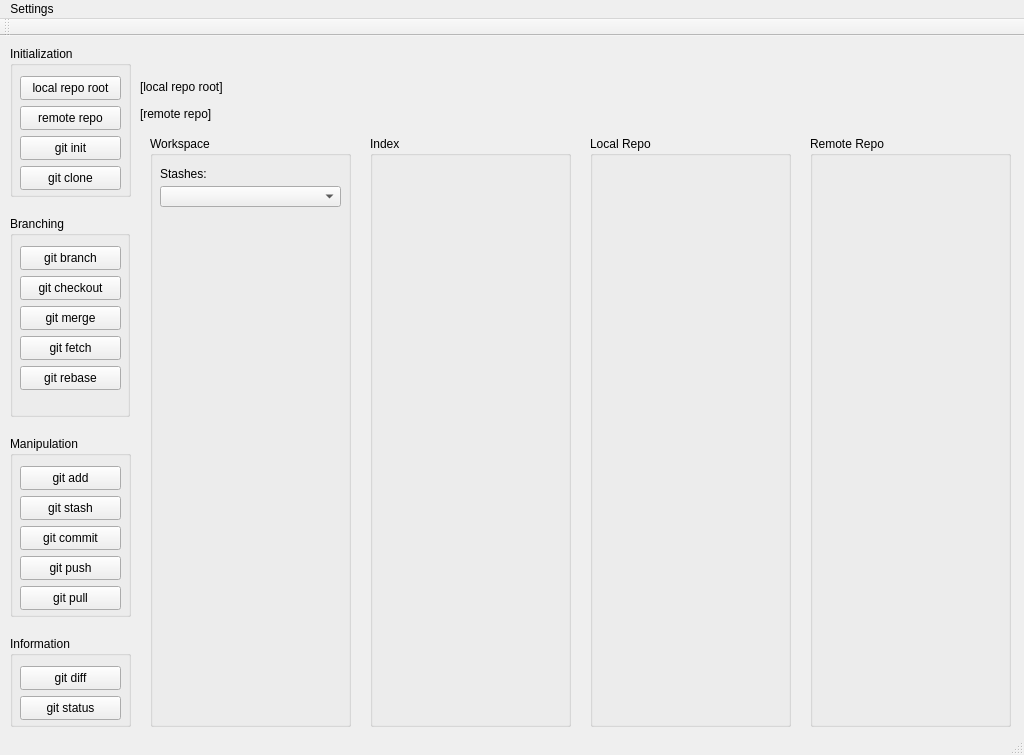
<?xml version="1.0" encoding="UTF-8"?>
<ui version="4.0">
 <class>MainWindow</class>
 <widget class="QMainWindow" name="MainWindow">
  <property name="geometry">
   <rect>
    <x>0</x>
    <y>0</y>
    <width>1024</width>
    <height>755</height>
   </rect>
  </property>
  <property name="windowTitle">
   <string>MainWindow</string>
  </property>
  <widget class="QWidget" name="centralWidget">
   <widget class="QLabel" name="label_git_root">
    <property name="geometry">
     <rect>
      <x>140</x>
      <y>43</y>
      <width>811</width>
      <height>16</height>
     </rect>
    </property>
    <property name="text">
     <string>[local repo root]</string>
    </property>
   </widget>
   <widget class="QGroupBox" name="grpBox_workspace">
    <property name="geometry">
     <rect>
      <x>150</x>
      <y>100</y>
      <width>201</width>
      <height>591</height>
     </rect>
    </property>
    <property name="title">
     <string>Workspace</string>
    </property>
    <widget class="QGroupBox" name="groupBox_2">
     <property name="geometry">
      <rect>
       <x>250</x>
       <y>0</y>
       <width>221</width>
       <height>411</height>
      </rect>
     </property>
     <property name="title">
      <string>Workspace</string>
     </property>
    </widget>
    <widget class="QComboBox" name="comboBox_stash">
     <property name="geometry">
      <rect>
       <x>10</x>
       <y>50</y>
       <width>181</width>
       <height>21</height>
      </rect>
     </property>
    </widget>
    <widget class="QLabel" name="label_stashes">
     <property name="geometry">
      <rect>
       <x>10</x>
       <y>30</y>
       <width>181</width>
       <height>16</height>
      </rect>
     </property>
     <property name="text">
      <string>Stashes:</string>
     </property>
    </widget>
   </widget>
   <widget class="QGroupBox" name="grpBox_index">
    <property name="geometry">
     <rect>
      <x>370</x>
      <y>100</y>
      <width>201</width>
      <height>591</height>
     </rect>
    </property>
    <property name="title">
     <string>Index</string>
    </property>
   </widget>
   <widget class="QGroupBox" name="grpBox_local_repo">
    <property name="geometry">
     <rect>
      <x>590</x>
      <y>100</y>
      <width>201</width>
      <height>591</height>
     </rect>
    </property>
    <property name="title">
     <string>Local Repo</string>
    </property>
   </widget>
   <widget class="QGroupBox" name="grpBox_remote_repo">
    <property name="geometry">
     <rect>
      <x>810</x>
      <y>100</y>
      <width>201</width>
      <height>591</height>
     </rect>
    </property>
    <property name="title">
     <string>Remote Repo</string>
    </property>
   </widget>
   <widget class="QGroupBox" name="grpBox_initialization">
    <property name="geometry">
     <rect>
      <x>10</x>
      <y>10</y>
      <width>121</width>
      <height>151</height>
     </rect>
    </property>
    <property name="title">
     <string>Initialization</string>
    </property>
    <widget class="QPushButton" name="btn_choose_git_root">
     <property name="geometry">
      <rect>
       <x>10</x>
       <y>30</y>
       <width>101</width>
       <height>24</height>
      </rect>
     </property>
     <property name="text">
      <string>local repo root</string>
     </property>
    </widget>
    <widget class="QPushButton" name="btn_git_init">
     <property name="geometry">
      <rect>
       <x>10</x>
       <y>90</y>
       <width>101</width>
       <height>24</height>
      </rect>
     </property>
     <property name="text">
      <string>git init</string>
     </property>
    </widget>
    <widget class="QPushButton" name="btn_git_clone">
     <property name="geometry">
      <rect>
       <x>10</x>
       <y>120</y>
       <width>101</width>
       <height>24</height>
      </rect>
     </property>
     <property name="text">
      <string>git clone</string>
     </property>
    </widget>
    <widget class="QPushButton" name="btn_remote_repo">
     <property name="geometry">
      <rect>
       <x>10</x>
       <y>60</y>
       <width>101</width>
       <height>24</height>
      </rect>
     </property>
     <property name="text">
      <string>remote repo</string>
     </property>
    </widget>
   </widget>
   <widget class="QGroupBox" name="grpBox_manipulation">
    <property name="geometry">
     <rect>
      <x>10</x>
      <y>400</y>
      <width>121</width>
      <height>181</height>
     </rect>
    </property>
    <property name="title">
     <string>Manipulation</string>
    </property>
    <widget class="QPushButton" name="btn_git_add">
     <property name="geometry">
      <rect>
       <x>10</x>
       <y>30</y>
       <width>101</width>
       <height>24</height>
      </rect>
     </property>
     <property name="text">
      <string>git add</string>
     </property>
    </widget>
    <widget class="QPushButton" name="btn_git_stash">
     <property name="geometry">
      <rect>
       <x>10</x>
       <y>60</y>
       <width>101</width>
       <height>24</height>
      </rect>
     </property>
     <property name="text">
      <string>git stash</string>
     </property>
    </widget>
    <widget class="QPushButton" name="btn_git_commit">
     <property name="geometry">
      <rect>
       <x>10</x>
       <y>90</y>
       <width>101</width>
       <height>24</height>
      </rect>
     </property>
     <property name="text">
      <string>git commit</string>
     </property>
    </widget>
    <widget class="QPushButton" name="btn_git_push">
     <property name="geometry">
      <rect>
       <x>10</x>
       <y>120</y>
       <width>101</width>
       <height>24</height>
      </rect>
     </property>
     <property name="text">
      <string>git push</string>
     </property>
    </widget>
    <widget class="QPushButton" name="btn_git_pull">
     <property name="geometry">
      <rect>
       <x>10</x>
       <y>150</y>
       <width>101</width>
       <height>24</height>
      </rect>
     </property>
     <property name="text">
      <string>git pull</string>
     </property>
    </widget>
   </widget>
   <widget class="QGroupBox" name="grpBox_information">
    <property name="geometry">
     <rect>
      <x>10</x>
      <y>600</y>
      <width>121</width>
      <height>91</height>
     </rect>
    </property>
    <property name="title">
     <string>Information</string>
    </property>
    <widget class="QPushButton" name="btn_git_diff">
     <property name="geometry">
      <rect>
       <x>10</x>
       <y>30</y>
       <width>101</width>
       <height>24</height>
      </rect>
     </property>
     <property name="text">
      <string>git diff</string>
     </property>
    </widget>
    <widget class="QPushButton" name="btn_git_status">
     <property name="geometry">
      <rect>
       <x>10</x>
       <y>60</y>
       <width>101</width>
       <height>24</height>
      </rect>
     </property>
     <property name="text">
      <string>git status</string>
     </property>
    </widget>
   </widget>
   <widget class="QLabel" name="label_remote_repo">
    <property name="geometry">
     <rect>
      <x>140</x>
      <y>70</y>
      <width>811</width>
      <height>16</height>
     </rect>
    </property>
    <property name="text">
     <string>[remote repo]</string>
    </property>
   </widget>
   <widget class="QGroupBox" name="grpBox_context">
    <property name="geometry">
     <rect>
      <x>10</x>
      <y>180</y>
      <width>120</width>
      <height>201</height>
     </rect>
    </property>
    <property name="title">
     <string>Branching</string>
    </property>
    <widget class="QPushButton" name="btn_git_branch">
     <property name="geometry">
      <rect>
       <x>10</x>
       <y>30</y>
       <width>101</width>
       <height>24</height>
      </rect>
     </property>
     <property name="text">
      <string>git branch</string>
     </property>
    </widget>
    <widget class="QPushButton" name="btn_git_checkout">
     <property name="geometry">
      <rect>
       <x>10</x>
       <y>60</y>
       <width>101</width>
       <height>24</height>
      </rect>
     </property>
     <property name="text">
      <string>git checkout</string>
     </property>
    </widget>
    <widget class="QPushButton" name="btn_git_merge">
     <property name="geometry">
      <rect>
       <x>10</x>
       <y>90</y>
       <width>101</width>
       <height>24</height>
      </rect>
     </property>
     <property name="text">
      <string>git merge</string>
     </property>
    </widget>
    <widget class="QPushButton" name="btn_git_fetch">
     <property name="geometry">
      <rect>
       <x>10</x>
       <y>120</y>
       <width>101</width>
       <height>24</height>
      </rect>
     </property>
     <property name="text">
      <string>git fetch</string>
     </property>
    </widget>
    <widget class="QPushButton" name="btn_git_rebase">
     <property name="geometry">
      <rect>
       <x>10</x>
       <y>150</y>
       <width>101</width>
       <height>24</height>
      </rect>
     </property>
     <property name="text">
      <string>git rebase</string>
     </property>
    </widget>
   </widget>
   <zorder>grpBox_initialization</zorder>
   <zorder>grpBox_information</zorder>
   <zorder>grpBox_manipulation</zorder>
   <zorder>label_git_root</zorder>
   <zorder>grpBox_workspace</zorder>
   <zorder>grpBox_index</zorder>
   <zorder>grpBox_local_repo</zorder>
   <zorder>grpBox_remote_repo</zorder>
   <zorder>label_remote_repo</zorder>
   <zorder>grpBox_context</zorder>
  </widget>
  <widget class="QMenuBar" name="menuBar">
   <property name="geometry">
    <rect>
     <x>0</x>
     <y>0</y>
     <width>1024</width>
     <height>26</height>
    </rect>
   </property>
   <widget class="QMenu" name="menuSettings">
    <property name="title">
     <string>Settings</string>
    </property>
   </widget>
   <addaction name="menuSettings"/>
  </widget>
  <widget class="QToolBar" name="mainToolBar">
   <attribute name="toolBarArea">
    <enum>TopToolBarArea</enum>
   </attribute>
   <attribute name="toolBarBreak">
    <bool>false</bool>
   </attribute>
  </widget>
  <widget class="QStatusBar" name="statusBar"/>
 </widget>
 <layoutdefault spacing="6" margin="11"/>
 <tabstops>
  <tabstop>btn_choose_git_root</tabstop>
  <tabstop>btn_remote_repo</tabstop>
  <tabstop>btn_git_init</tabstop>
  <tabstop>btn_git_clone</tabstop>
  <tabstop>btn_git_branch</tabstop>
  <tabstop>btn_git_checkout</tabstop>
  <tabstop>btn_git_merge</tabstop>
  <tabstop>btn_git_fetch</tabstop>
  <tabstop>btn_git_rebase</tabstop>
  <tabstop>btn_git_add</tabstop>
  <tabstop>btn_git_stash</tabstop>
  <tabstop>btn_git_commit</tabstop>
  <tabstop>btn_git_push</tabstop>
  <tabstop>btn_git_pull</tabstop>
  <tabstop>btn_git_diff</tabstop>
  <tabstop>btn_git_status</tabstop>
  <tabstop>comboBox_stash</tabstop>
 </tabstops>
 <resources/>
 <connections/>
</ui>
